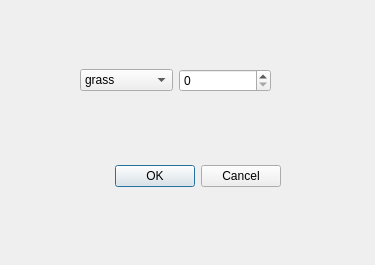
<?xml version="1.0" encoding="UTF-8"?>
<ui version="4.0">
 <class>add</class>
 <widget class="QDialog" name="add">
  <property name="geometry">
   <rect>
    <x>0</x>
    <y>0</y>
    <width>375</width>
    <height>265</height>
   </rect>
  </property>
  <property name="windowTitle">
   <string>Dialog</string>
  </property>
  <widget class="QDialogButtonBox" name="buttonBox">
   <property name="geometry">
    <rect>
     <x>70</x>
     <y>160</y>
     <width>211</width>
     <height>32</height>
    </rect>
   </property>
   <property name="orientation">
    <enum>Qt::Horizontal</enum>
   </property>
   <property name="standardButtons">
    <set>QDialogButtonBox::Cancel|QDialogButtonBox::Ok</set>
   </property>
  </widget>
  <widget class="QWidget" name="horizontalLayoutWidget">
   <property name="geometry">
    <rect>
     <x>80</x>
     <y>40</y>
     <width>191</width>
     <height>81</height>
    </rect>
   </property>
   <layout class="QHBoxLayout" name="horizontalLayout">
    <item>
     <widget class="QComboBox" name="comboBox">
      <item>
       <property name="text">
        <string>grass</string>
       </property>
      </item>
      <item>
       <property name="text">
        <string>fish</string>
       </property>
      </item>
      <item>
       <property name="text">
        <string>shark</string>
       </property>
      </item>
      <item>
       <property name="text">
        <string>crab</string>
       </property>
      </item>
      <item>
       <property name="text">
        <string>whale</string>
       </property>
      </item>
     </widget>
    </item>
    <item>
     <widget class="QSpinBox" name="spinBox"/>
    </item>
   </layout>
  </widget>
 </widget>
 <resources/>
 <connections>
  <connection>
   <sender>buttonBox</sender>
   <signal>accepted()</signal>
   <receiver>add</receiver>
   <slot>accept()</slot>
   <hints>
    <hint type="sourcelabel">
     <x>248</x>
     <y>254</y>
    </hint>
    <hint type="destinationlabel">
     <x>157</x>
     <y>274</y>
    </hint>
   </hints>
  </connection>
  <connection>
   <sender>buttonBox</sender>
   <signal>rejected()</signal>
   <receiver>add</receiver>
   <slot>reject()</slot>
   <hints>
    <hint type="sourcelabel">
     <x>316</x>
     <y>260</y>
    </hint>
    <hint type="destinationlabel">
     <x>286</x>
     <y>274</y>
    </hint>
   </hints>
  </connection>
 </connections>
</ui>
